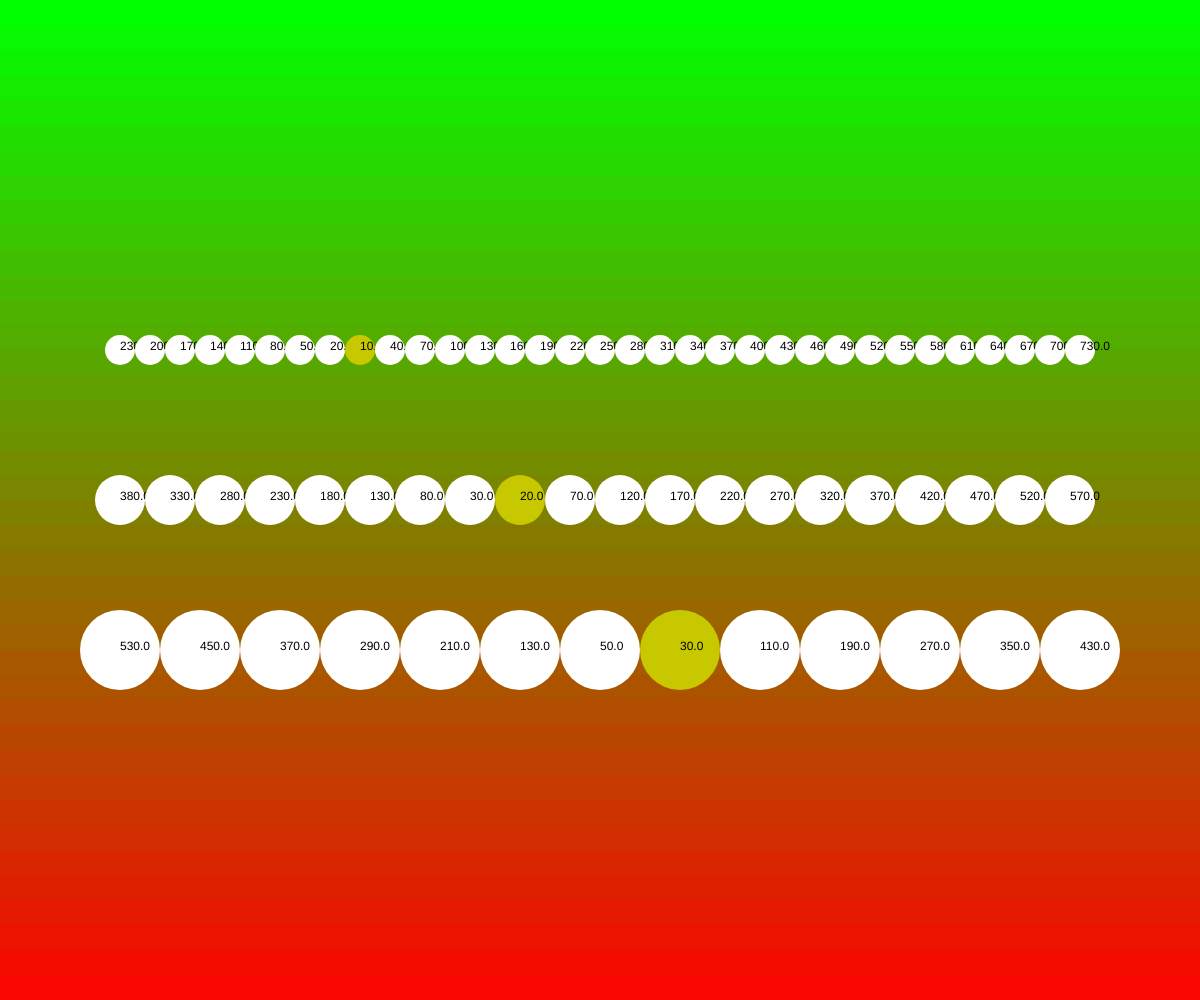
Frame 1 (no input)
Frame 60 (no input): identical to frame 1, image omitted
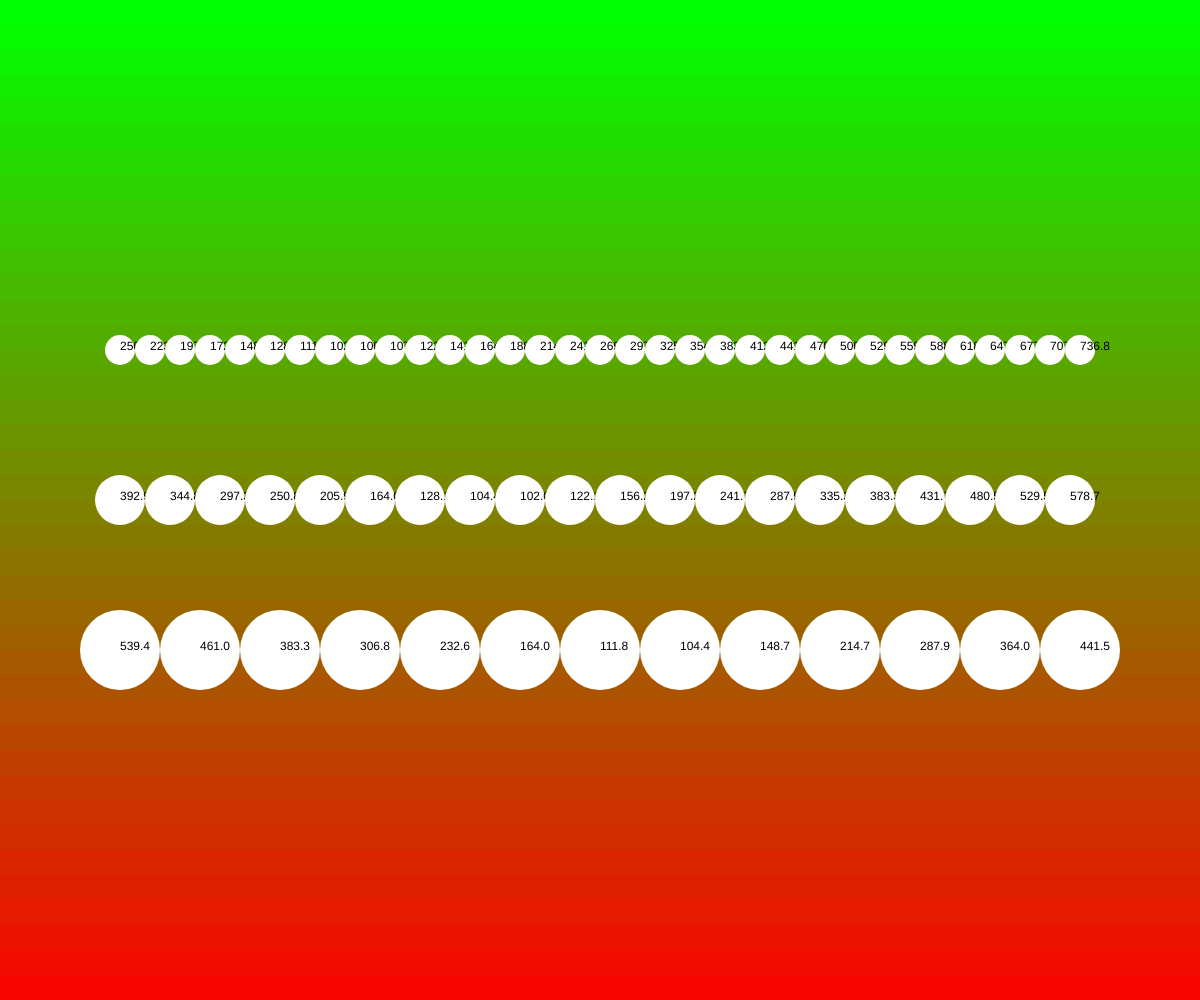
Frame 120 (the mouse pressed at the canvas centre since frame 60)

The p5.js sketch that drew these frames (run headless with seeded random() and noise() and a simulated clock; from frame 60 on, the mouse is pressed at the canvas centre):

// p5.js sketch
// ── sketch.js
// Drawing with single loops
// Joy Min
// September 23, 2025


function setup() {
  createCanvas(windowWidth, windowHeight);
}

function draw() {
  gradientBackground()
  circleLine(height * 0.35, 30);
  circleLine(height/2, 50);
  circleLine(height * 0.65, 80);
}

function gradientBackground(){
  // create a gradint to use as a background
  let h = 25; //height of each rectangle

  // use a loop (doesn't have to be WHILE) to
  // draw a vertical stack of rectangles
  let y = 0;
  while (y <= height){
    noStroke();
    let mappedY = map(y, 0, height, 0, 255)
    let flippedY = 255 - mappedY;
    let mappedmouseX = map 
    fill(mappedY, flippedY, 0);
    rect(0, y, width, h);
    y += h;
  }
}

function cDistance(x1, x2, y1, y2){
  // calculate the straight line distance
  // between (x1, y1) and (x2, y2)
  let a = abs(x1 - x2);
  let b = abs(y1 - y2); //c = sqrt(a^2 + b^2)
  let c = sqrt(pow(a, 2) + pow(b, 2));
  return c.toFixed(1) ; // keep only one decimal place
}

function circleLine(y, size){
  // use this function to draw a line of ciecles (loop)
  // y -> number the jheight at which to draw the line
  // size -> number diameter of the circles
  let xStart = width * 0.1; // 10% position from the left
  let xEnd = width * 0.9;   // 90% horizontal pos from left

  for(let x = xStart; x<=xEnd; x+=size){
    let d = cDistance(x, y, mouseX, mouseY);
    if ( d <= size/2){ // dist less than radius, In circle
      fill (200, 200, 0)
    }
    else{
      fill(255)
    }
    circle(x,y,size);
    textAlign(CENTER. CENTER);
    fill(0);
    text(d, x, y)
  }

}
